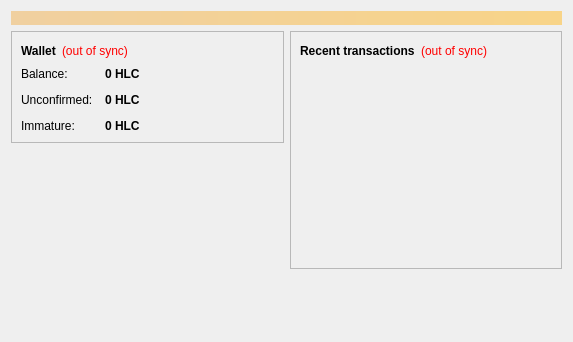
<?xml version="1.0" encoding="UTF-8"?>
<ui version="4.0">
 <class>OverviewPage</class>
 <widget class="QWidget" name="OverviewPage">
  <property name="geometry">
   <rect>
    <x>0</x>
    <y>0</y>
    <width>573</width>
    <height>342</height>
   </rect>
  </property>
  <property name="windowTitle">
   <string>Form</string>
  </property>
  <layout class="QVBoxLayout" name="topLayout">
   <item>
    <widget class="QLabel" name="labelAlerts">
     <property name="visible">
      <bool>false</bool>
     </property>
     <property name="styleSheet">
      <string notr="true">background-color: qlineargradient(x1: 0, y1: 0, x2: 1, y2: 0, stop:0 #F0D0A0, stop:1 #F8D488); color:#000000;</string>
     </property>
     <property name="wordWrap">
      <bool>true</bool>
     </property>
     <property name="margin">
      <number>3</number>
     </property>
    </widget>
   </item>
   <item>
    <layout class="QHBoxLayout" name="horizontalLayout" stretch="1,1">
     <item>
      <layout class="QVBoxLayout" name="verticalLayout_2">
       <item>
        <widget class="QFrame" name="frame">
         <property name="frameShape">
          <enum>QFrame::StyledPanel</enum>
         </property>
         <property name="frameShadow">
          <enum>QFrame::Raised</enum>
         </property>
         <layout class="QVBoxLayout" name="verticalLayout_4">
          <item>
           <layout class="QHBoxLayout" name="horizontalLayout_4">
            <item>
             <widget class="QLabel" name="label_5">
              <property name="font">
               <font>
                <weight>75</weight>
                <bold>true</bold>
               </font>
              </property>
              <property name="text">
               <string>Wallet</string>
              </property>
             </widget>
            </item>
            <item>
             <widget class="QLabel" name="labelWalletStatus">
              <property name="toolTip">
               <string>The displayed information may be out of date. Your wallet automatically synchronizes with the Heliumcoin network after a connection is established, but this process has not completed yet.</string>
              </property>
              <property name="styleSheet">
               <string notr="true">QLabel { color: red; }</string>
              </property>
              <property name="text">
               <string notr="true">(out of sync)</string>
              </property>
              <property name="alignment">
               <set>Qt::AlignLeading|Qt::AlignLeft|Qt::AlignVCenter</set>
              </property>
             </widget>
            </item>
            <item>
             <spacer name="horizontalSpacer_2">
              <property name="orientation">
               <enum>Qt::Horizontal</enum>
              </property>
              <property name="sizeHint" stdset="0">
               <size>
                <width>40</width>
                <height>20</height>
               </size>
              </property>
             </spacer>
            </item>
           </layout>
          </item>
          <item>
           <layout class="QFormLayout" name="formLayout_2">
            <property name="fieldGrowthPolicy">
             <enum>QFormLayout::AllNonFixedFieldsGrow</enum>
            </property>
            <property name="horizontalSpacing">
             <number>12</number>
            </property>
            <property name="verticalSpacing">
             <number>12</number>
            </property>
            <item row="0" column="0">
             <widget class="QLabel" name="label">
              <property name="text">
               <string>Balance:</string>
              </property>
             </widget>
            </item>
            <item row="0" column="1">
             <widget class="QLabel" name="labelBalance">
              <property name="font">
               <font>
                <weight>75</weight>
                <bold>true</bold>
               </font>
              </property>
              <property name="cursor">
               <cursorShape>IBeamCursor</cursorShape>
              </property>
              <property name="toolTip">
               <string>Your current balance</string>
              </property>
              <property name="text">
               <string notr="true">0 HLC</string>
              </property>
              <property name="textInteractionFlags">
               <set>Qt::LinksAccessibleByMouse|Qt::TextSelectableByKeyboard|Qt::TextSelectableByMouse</set>
              </property>
             </widget>
            </item>
            <item row="1" column="0">
             <widget class="QLabel" name="label_3">
              <property name="text">
               <string>Unconfirmed:</string>
              </property>
             </widget>
            </item>
            <item row="1" column="1">
             <widget class="QLabel" name="labelUnconfirmed">
              <property name="font">
               <font>
                <weight>75</weight>
                <bold>true</bold>
               </font>
              </property>
              <property name="cursor">
               <cursorShape>IBeamCursor</cursorShape>
              </property>
              <property name="toolTip">
               <string>Total of transactions that have yet to be confirmed, and do not yet count toward the current balance</string>
              </property>
              <property name="text">
               <string notr="true">0 HLC</string>
              </property>
              <property name="textInteractionFlags">
               <set>Qt::LinksAccessibleByMouse|Qt::TextSelectableByKeyboard|Qt::TextSelectableByMouse</set>
              </property>
             </widget>
            </item>
            <item row="2" column="0">
             <widget class="QLabel" name="labelImmatureText">
              <property name="text">
               <string>Immature:</string>
              </property>
             </widget>
            </item>
            <item row="2" column="1">
             <widget class="QLabel" name="labelImmature">
              <property name="font">
               <font>
                <weight>75</weight>
                <bold>true</bold>
               </font>
              </property>
              <property name="toolTip">
               <string>Mined balance that has not yet matured</string>
              </property>
              <property name="text">
               <string notr="true">0 HLC</string>
              </property>
              <property name="textInteractionFlags">
               <set>Qt::LinksAccessibleByMouse|Qt::TextSelectableByKeyboard|Qt::TextSelectableByMouse</set>
              </property>
             </widget>
            </item>
           </layout>
          </item>
         </layout>
        </widget>
       </item>
       <item>
        <spacer name="verticalSpacer">
         <property name="orientation">
          <enum>Qt::Vertical</enum>
         </property>
         <property name="sizeHint" stdset="0">
          <size>
           <width>20</width>
           <height>40</height>
          </size>
         </property>
        </spacer>
       </item>
      </layout>
     </item>
     <item>
      <layout class="QVBoxLayout" name="verticalLayout_3">
       <item>
        <widget class="QFrame" name="frame_2">
         <property name="frameShape">
          <enum>QFrame::StyledPanel</enum>
         </property>
         <property name="frameShadow">
          <enum>QFrame::Raised</enum>
         </property>
         <layout class="QVBoxLayout" name="verticalLayout">
          <item>
           <layout class="QHBoxLayout" name="horizontalLayout_2">
            <item>
             <widget class="QLabel" name="label_4">
              <property name="text">
               <string>&lt;b&gt;Recent transactions&lt;/b&gt;</string>
              </property>
             </widget>
            </item>
            <item>
             <widget class="QLabel" name="labelTransactionsStatus">
              <property name="toolTip">
               <string>The displayed information may be out of date. Your wallet automatically synchronizes with the Heliumcoin network after a connection is established, but this process has not completed yet.</string>
              </property>
              <property name="styleSheet">
               <string notr="true">QLabel { color: red; }</string>
              </property>
              <property name="text">
               <string notr="true">(out of sync)</string>
              </property>
              <property name="alignment">
               <set>Qt::AlignRight|Qt::AlignTrailing|Qt::AlignVCenter</set>
              </property>
             </widget>
            </item>
            <item>
             <spacer name="horizontalSpacer">
              <property name="orientation">
               <enum>Qt::Horizontal</enum>
              </property>
              <property name="sizeHint" stdset="0">
               <size>
                <width>40</width>
                <height>20</height>
               </size>
              </property>
             </spacer>
            </item>
           </layout>
          </item>
          <item>
           <widget class="QListView" name="listTransactions">
            <property name="styleSheet">
             <string notr="true">QListView { background: transparent; }</string>
            </property>
            <property name="frameShape">
             <enum>QFrame::NoFrame</enum>
            </property>
            <property name="verticalScrollBarPolicy">
             <enum>Qt::ScrollBarAlwaysOff</enum>
            </property>
            <property name="horizontalScrollBarPolicy">
             <enum>Qt::ScrollBarAlwaysOff</enum>
            </property>
            <property name="selectionMode">
             <enum>QAbstractItemView::NoSelection</enum>
            </property>
           </widget>
          </item>
         </layout>
        </widget>
       </item>
       <item>
        <spacer name="verticalSpacer_2">
         <property name="orientation">
          <enum>Qt::Vertical</enum>
         </property>
         <property name="sizeHint" stdset="0">
          <size>
           <width>20</width>
           <height>40</height>
          </size>
         </property>
        </spacer>
       </item>
      </layout>
     </item>
    </layout>
   </item>
  </layout>
 </widget>
 <resources/>
 <connections/>
</ui>
